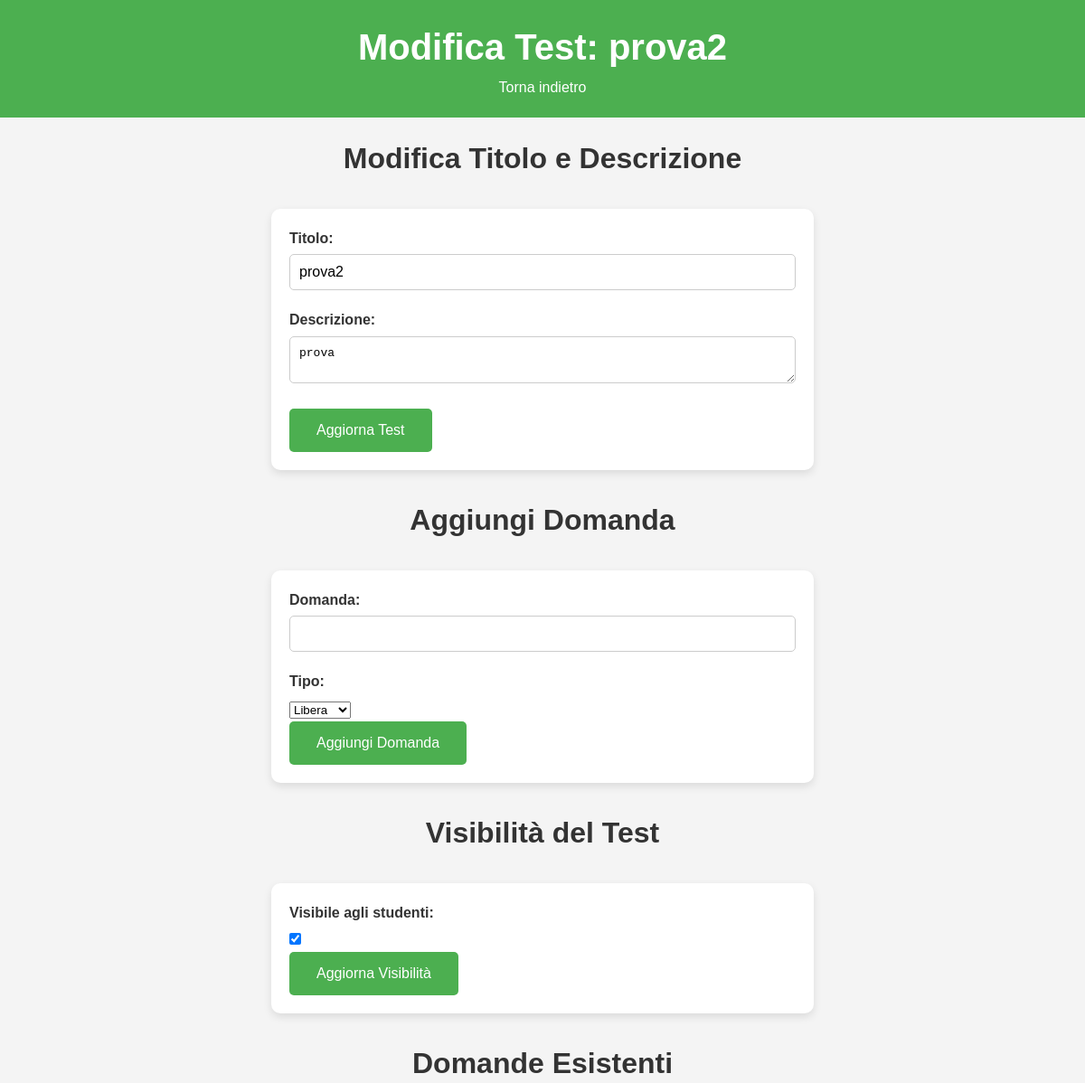
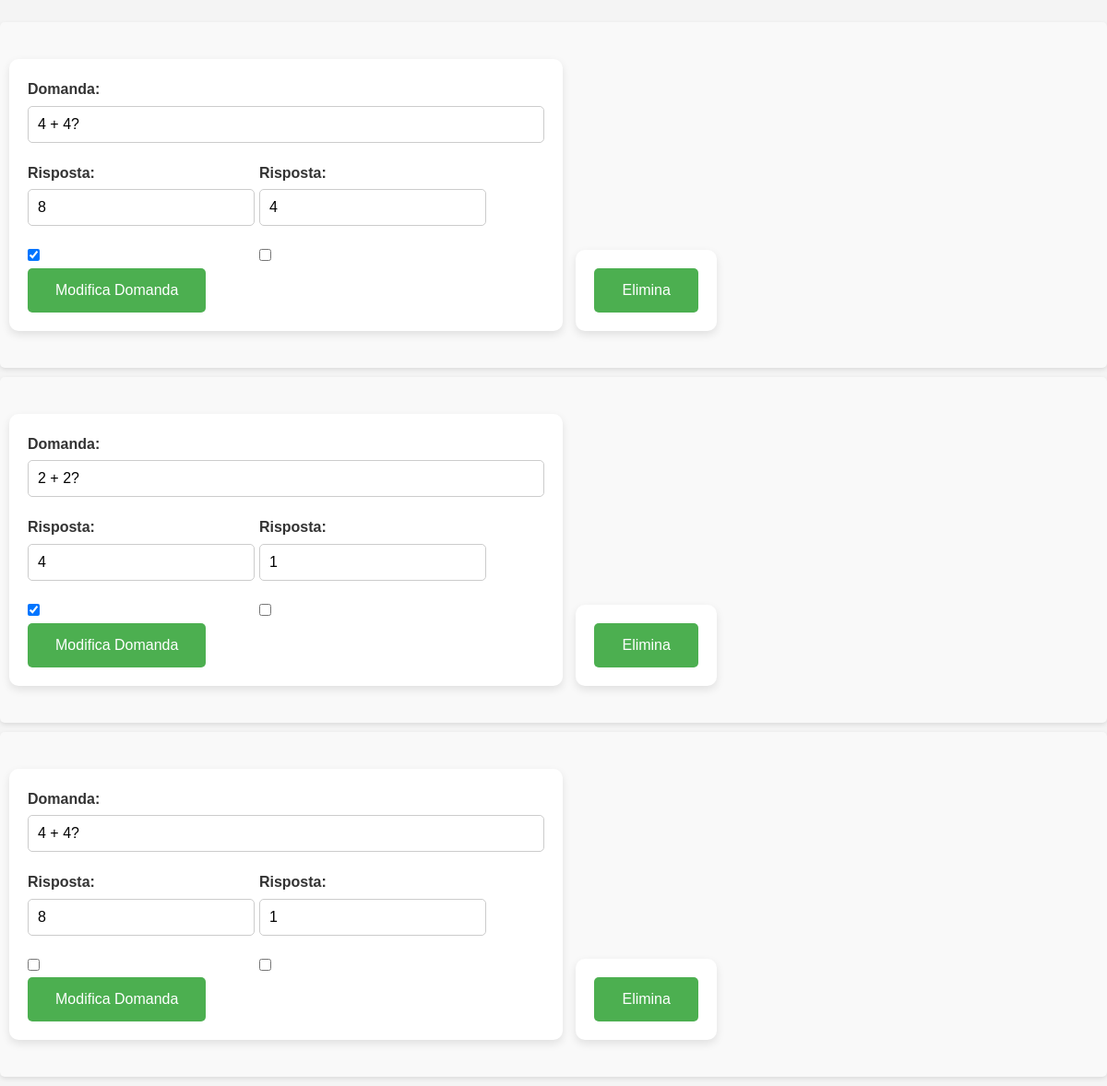
Screenshot of /modifica_test.php?id=12 (signed in) with the database file from the repository (2 pictures, top to bottom).
### tables this page shows
CREATE TABLE `test` (
  `id` int(11) NOT NULL,
  `titolo` varchar(255) NOT NULL,
  `descrizione` text DEFAULT NULL,
  `creatore` varchar(100) NOT NULL,
  `data_creazione` timestamp NOT NULL DEFAULT current_timestamp(),
  `classe` varchar(100) DEFAULT NULL,
  `visibile` tinyint(1) DEFAULT 0
);

CREATE TABLE `domanda` (
  `id` int(11) NOT NULL,
  `test_id` int(11) NOT NULL,
  `testo` text NOT NULL,
  `tipo` enum('multipla','libera') NOT NULL
);

CREATE TABLE `risposta` (
  `id` int(11) NOT NULL,
  `domanda_id` int(11) NOT NULL,
  `testo` text NOT NULL,
  `corretta` tinyint(1) DEFAULT 0
);

### modifica_test.php (the view, shortened to what this page needs)
<?php
$conn = connectDB();
$test_id = intval($_GET['id']);
$sql = "SELECT * FROM domanda WHERE test_id = ?";
$stmt = $conn->prepare($sql);
$stmt->bind_param("i", $test_id);
$stmt->execute();
$domande = $stmt->get_result()->fetch_all(MYSQLI_ASSOC);
$sql = "SELECT titolo, descrizione, visibile FROM test WHERE id = ?";
$stmt = $conn->prepare($sql);
$stmt->bind_param("i", $test_id);
$stmt->execute();
$test_info = $stmt->get_result()->fetch_assoc();
$titolo_test = $test_info['titolo'];
$descrizione_test = $test_info['descrizione'];
$visibile_test = $test_info['visibile'];
?>
<!DOCTYPE html>
<html lang="en">
<head>
    <link rel="stylesheet" href="css/style_modifica_test.css">
</head>
<body>
    <header>
        <h1>Modifica Test: <?php echo htmlspecialchars($titolo_test); ?></h1>
        <nav>
            <a href="crea_test.php">Torna indietro</a>
        </nav>
    </header>
    <h2 class="section-title">Modifica Titolo e Descrizione</h2>
    <form method="post">
        <label for="titolo">Titolo:</label>
        <input type="text" name="titolo" id="titolo" value="<?php echo htmlspecialchars($titolo_test); ?>" required><br>
        <label for="descrizione">Descrizione:</label>
        <textarea name="descrizione" id="descrizione" required><?php echo htmlspecialchars($descrizione_test); ?></textarea><br>
        <input type="submit" value="Aggiorna Test">
    </form>
    <h2 class="section-title">Aggiungi Domanda</h2>
    <form method="post">
        <label for="testo">Domanda:</label>
        <input type="text" name="testo" id="testo" required><br>
        <label for="tipo">Tipo:</label>
        <select name="tipo" id="tipo" onchange="toggleRisposteField()" required>
            <option value="libera">Libera</option>
        </select><br>
        <input type="submit" value="Aggiungi Domanda">
    </form>
    <h2 class="section-title">Visibilità del Test</h2>
    <form method="post">
        <label for="visibile">Visibile agli studenti:</label>
        <input type="checkbox" name="visibile" id="visibile" value="1" <?php echo $visibile_test ? 'checked' : ''; ?>><br>
        <input type="submit" value="Aggiorna Visibilità">
    </form>
    <h2 class="section-title">Domande Esistenti</h2>
    <ul>
    <?php foreach ($domande as $domanda) { ?>
        <li>
            <form method="post" class="form-inline">
                <label for="testo_<?php echo $domanda['id']; ?>">Domanda:</label>
                <input type="text" name="testo" id="testo_<?php echo $domanda['id']; ?>" value="<?php echo htmlspecialchars($domanda['testo']); ?>" required><br>
                <?php if ($domanda['tipo'] === 'multipla') {
                    $sql = "SELECT * FROM risposta WHERE domanda_id = ?";
                    $stmt = $conn->prepare($sql);
                    $stmt->bind_param("i", $domanda['id']);
                    $stmt->execute();
                    $risposte = $stmt->get_result()->fetch_all(MYSQLI_ASSOC);
                    foreach ($risposte as $risposta) { ?>
                        <div class="risposta" style="display:inline-block">
                            <label>Risposta:</label>
                            <input type="text" name="risposte[<?php echo $risposta['id']; ?>][testo]" value="<?php echo htmlspecialchars($risposta['testo']); ?>">
                            <input type="checkbox" name="risposte[<?php echo $risposta['id']; ?>][corretta]" <?php echo $risposta['corretta'] ? 'checked' : ''; ?>>
                        </div>
                    <?php }
                } ?>
                <input type="submit" value="Modifica Domanda">
            </form>
            <form method="post" class="form-inline">
                <input type="submit" value="Elimina">
            </form>
        </li>
    <?php } ?>
    </ul>
</body>
</html>

### css/style_modifica_test.css (style rules this page uses)
* { margin: 0; padding: 0; box-sizing: border-box; }
.section-title { text-align: center; margin: 20px 0; font-size: 2em; }
body { font-family: 'Arial', sans-serif; background-color: #f4f4f4; color: #333; line-height: 1.6; }
header { background:#4CAF50; color: white; padding: 20px; text-align: center; }
header h1 { font-size: 2.5em; }
nav a { color: white; text-decoration: none; padding: 10px 20px; border-radius: 5px; transition: background 0.3s; }
form { background: white; border-radius: 10px; box-shadow: 0 4px 10px rgba(0, 0, 0, 0.1); max-width: 600px; margin: 30px auto; padding: 20px; }
label { display: block; margin-bottom: 5px; font-weight: bold; }
input[type="text"], textarea { width: 100%; padding: 10px; margin-bottom: 20px; border: 1px solid #ccc; border-radius: 5px; font-size: 1em; }
input[type="submit"] { background-color: #4caf50; color: white; border: none; padding: 15px 30px; border-radius: 5px; cursor: pointer; font-size: 1em; transition: background 0.3s; }
ul { list-style-type: none; padding: 0; }
li { background: #f9f9f9; margin: 10px 0; padding: 10px; border-radius: 5px; box-shadow: 0 2px 5px rgba(0, 0, 0, 0.1); }
.form-inline { justify-content: center; display: inline-block; margin-right: 10px; }

### rows the page displays
test: titolo "prova2", descrizione "prova", visibile "☑"
domanda: testo "4 + 4?"
risposta: testo "8", corretta "☑"
risposta: testo "4"
domanda: testo "2 + 2?"
risposta: testo "4", corretta "☑"
risposta: testo "1"
domanda: testo "4 + 4?"
risposta: testo "8"
risposta: testo "1"
